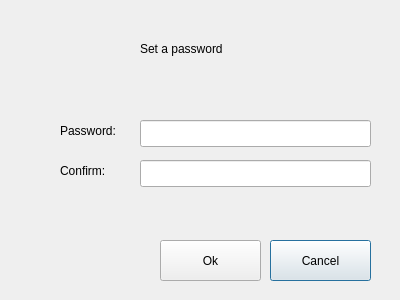
<?xml version="1.0" encoding="UTF-8"?>
<ui version="4.0">
 <class>PasswordForm</class>
 <widget class="QDialog" name="PasswordForm">
  <property name="geometry">
   <rect>
    <x>0</x>
    <y>0</y>
    <width>400</width>
    <height>300</height>
   </rect>
  </property>
  <property name="windowTitle">
   <string>Dialog</string>
  </property>
  <widget class="QLabel" name="label">
   <property name="geometry">
    <rect>
     <x>60</x>
     <y>120</y>
     <width>111</width>
     <height>21</height>
    </rect>
   </property>
   <property name="text">
    <string>Password:</string>
   </property>
  </widget>
  <widget class="QLineEdit" name="password_1">
   <property name="geometry">
    <rect>
     <x>140</x>
     <y>120</y>
     <width>231</width>
     <height>27</height>
    </rect>
   </property>
   <property name="echoMode">
    <enum>QLineEdit::Password</enum>
   </property>
  </widget>
  <widget class="QLabel" name="label_2">
   <property name="geometry">
    <rect>
     <x>60</x>
     <y>160</y>
     <width>111</width>
     <height>21</height>
    </rect>
   </property>
   <property name="text">
    <string>Confirm:</string>
   </property>
  </widget>
  <widget class="QLineEdit" name="password_2">
   <property name="geometry">
    <rect>
     <x>140</x>
     <y>160</y>
     <width>231</width>
     <height>27</height>
    </rect>
   </property>
   <property name="echoMode">
    <enum>QLineEdit::Password</enum>
   </property>
  </widget>
  <widget class="QLabel" name="label_3">
   <property name="geometry">
    <rect>
     <x>140</x>
     <y>40</y>
     <width>191</width>
     <height>17</height>
    </rect>
   </property>
   <property name="text">
    <string>Set a password</string>
   </property>
  </widget>
  <widget class="QPushButton" name="button_cancel">
   <property name="geometry">
    <rect>
     <x>270</x>
     <y>240</y>
     <width>101</width>
     <height>41</height>
    </rect>
   </property>
   <property name="text">
    <string>Cancel</string>
   </property>
  </widget>
  <widget class="QPushButton" name="button_ok">
   <property name="geometry">
    <rect>
     <x>160</x>
     <y>240</y>
     <width>101</width>
     <height>41</height>
    </rect>
   </property>
   <property name="text">
    <string>Ok</string>
   </property>
  </widget>
 </widget>
 <resources/>
 <connections/>
</ui>
